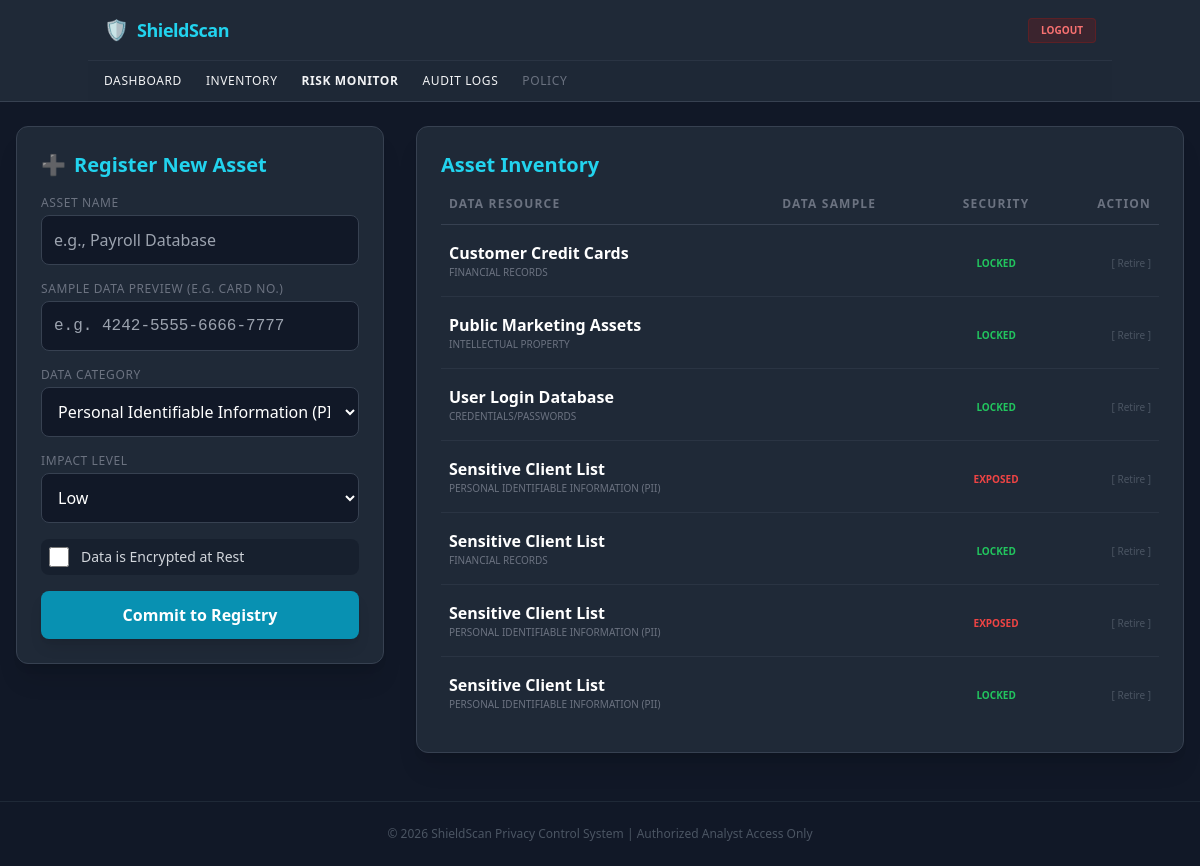
Page /inventory.php (signed in) on the earlier database version.
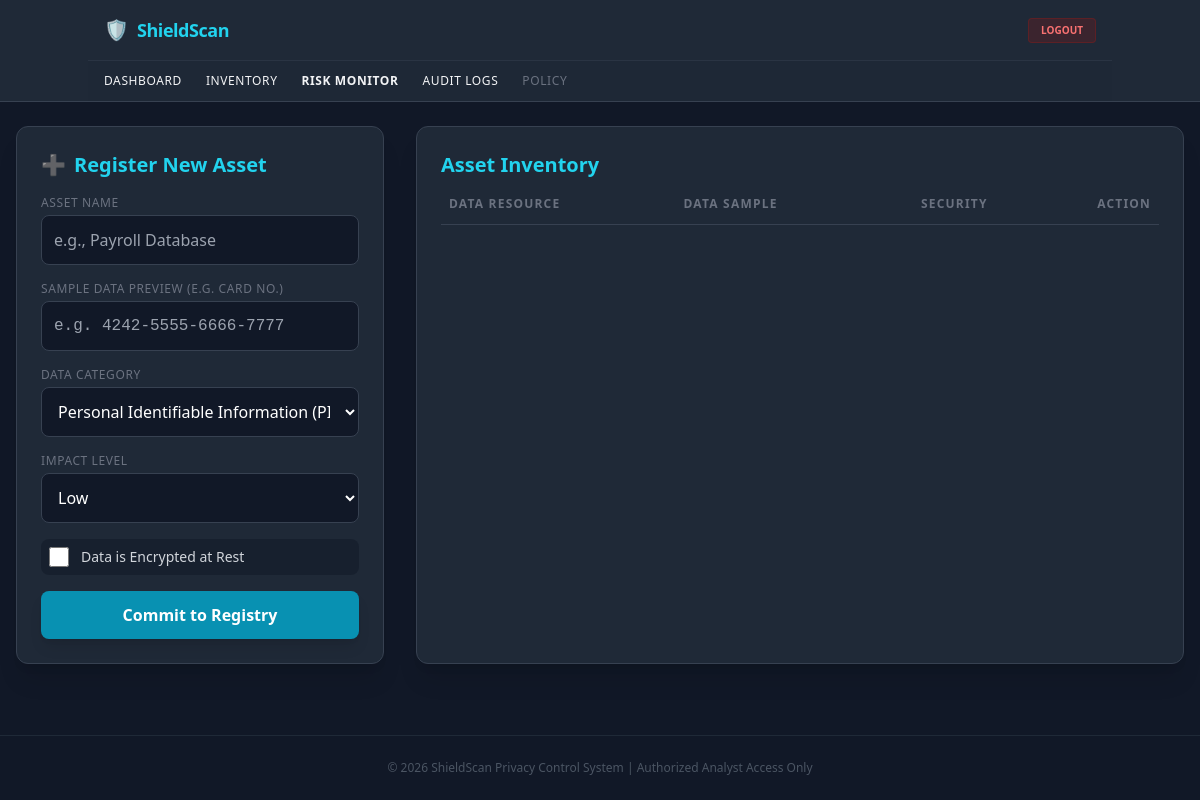
Same page on the later database version.
### tables this page shows
CREATE TABLE data_assets (
        id INTEGER PRIMARY KEY AUTOINCREMENT,
        asset_name TEXT,
        data_type TEXT,
        sensitivity TEXT,
        sample_data TEXT, -- <--- NEW COLUMN
        is_encrypted INTEGER DEFAULT 0
    );

### inventory.php (the view, shortened to what this page needs)
<?php
require_once __DIR__ . '/includes/db.php';
require_once __DIR__ . '/includes/header.php';
$assets = $pdo->query("SELECT * FROM data_assets ORDER BY id DESC")->fetchAll();
?>
<div class="grid grid-cols-1 lg:grid-cols-3 gap-8 text-white">
    <div class="bg-gray-800 p-6 rounded-xl border border-gray-700 shadow-xl h-fit">
        <h3 class="text-xl font-bold text-cyan-400 mb-4 flex items-center">
            <span class="mr-2">➕</span> Register New Asset
        </h3>
        <form method="POST" class="space-y-4">
            <div>
                <label class="block text-xs uppercase tracking-wider text-gray-500 mb-1">Asset Name</label>
                <input type="text" name="asset_name" placeholder="e.g., Payroll Database" required
                    class="w-full bg-gray-900 border border-gray-700 rounded-lg p-3 outline-none focus:border-cyan-400 transition">
            </div>
            <div>
                <label class="block text-xs uppercase tracking-wider text-gray-500 mb-1">Sample Data Preview (e.g. Card No.)</label>
                <input type="text" name="sample_data" placeholder="e.g. 4242-5555-6666-7777" required
                    class="w-full bg-gray-900 border border-gray-700 rounded-lg p-3 outline-none focus:border-cyan-400 transition font-mono text-cyan-200">
            </div>
            <div>
                <label class="block text-xs uppercase tracking-wider text-gray-500 mb-1">Data Category</label>
                <select name="data_type" class="w-full bg-gray-900 border border-gray-700 rounded-lg p-3 outline-none focus:border-cyan-400">
                    <option>Personal Identifiable Information (PII)</option>
                </select>
            </div>
            <div>
                <label class="block text-xs uppercase tracking-wider text-gray-500 mb-1">Impact Level</label>
                <select name="sensitivity" class="w-full bg-gray-900 border border-gray-700 rounded-lg p-3 outline-none focus:border-cyan-400">
                    <option value="Low">Low</option>
                </select>
            </div>
            <div class="flex items-center space-x-3 p-2 bg-gray-900/50 rounded-lg">
                <input type="checkbox" name="is_encrypted" id="enc" class="w-5 h-5 accent-cyan-500 bg-gray-700 border-gray-600 rounded">
                <label for="enc" class="text-sm text-gray-300">Data is Encrypted at Rest</label>
            </div>
            <button type="submit" name="add_asset" class="w-full bg-cyan-600 hover:bg-cyan-500 font-bold py-3 rounded-lg shadow-lg transition transform active:scale-95">
                Commit to Registry
            </button>
        </form>
    </div>
    <div class="lg:col-span-2 bg-gray-800 p-6 rounded-xl border border-gray-700 shadow-xl">
        <h3 class="text-xl font-bold text-cyan-400 mb-4">Asset Inventory</h3>
        <div class="overflow-x-auto no-scrollbar">
            <table class="w-full text-left">
                <thead>
                    <tr class="text-gray-500 border-b border-gray-700 text-xs uppercase tracking-widest">
                        <th class="pb-3 px-2">Data Resource</th>
                        <th class="pb-3 px-2">Data Sample</th>
                        <th class="pb-3 px-2 text-center">Security</th>
                        <th class="pb-3 px-2 text-right">Action</th>
                    </tr>
                </thead>
                <tbody class="divide-y divide-gray-700/50">
                    <?php foreach ($assets as $asset): ?>
                    <tr class="hover:bg-gray-700/30 transition group">
                        <td class="py-4 px-2">
                            <div class="font-bold text-white"><?php echo htmlspecialchars($asset['asset_name']); ?></div>
                            <div class="text-[10px] text-gray-500 uppercase"><?php echo htmlspecialchars($asset['data_type']); ?></div>
                        </td>
                        <td class="py-4 px-2 font-mono text-[10px]">
                        </td>
                        <td class="py-4 px-2 text-center">
                            <?php if ($asset['is_encrypted']): ?>
                                <span class="text-green-500 text-[10px] font-bold">LOCKED</span>
                            <?php else: ?>
                                <span class="text-red-500 text-[10px] font-bold animate-pulse">EXPOSED</span>
                            <?php endif; ?>
                        </td>
                        <td class="py-4 px-2 text-right">
                            <form method="POST">
                                <button type="submit" class="text-gray-600 hover:text-red-500 text-[10px]">[ Retire ]</button>
                            </form>
                        </td>
                    </tr>
                    <?php endforeach; ?>
                </tbody>
            </table>
        </div>
    </div>
</div>
<?php require_once __DIR__ . '/includes/footer.php'; ?>

### includes/header.php (shortened to what this page needs)
<!DOCTYPE html>
<html lang="en">
<head>
    <script src="https://cdn.tailwindcss.com"></script>
</head>
<body class="bg-gray-900 text-gray-100 min-h-screen flex flex-col overflow-x-hidden">
    <nav class="bg-gray-800 border-b border-gray-700 sticky top-0 z-50">
        <div class="container mx-auto">
            <div class="flex justify-between items-center p-4">
                <div class="flex items-center space-x-2">
                    <span class="text-xl">🛡️</span>
                    <h1 class="text-lg font-bold text-cyan-400 tracking-tight">ShieldScan</h1>
                </div>
                <?php if(isset($_SESSION['user_id'])): ?>
                    <a href="logout.php" class="bg-red-900/30 text-red-400 text-[10px] uppercase font-bold px-3 py-1 rounded border border-red-900/50">Logout</a>
                <?php endif; ?>
            </div>
            <?php if(isset($_SESSION['user_id'])): ?>
            <div class="flex overflow-x-auto no-scrollbar border-t border-gray-700/50 bg-gray-800/50">
                <div class="flex flex-nowrap px-4 py-3 space-x-6 text-xs font-medium uppercase tracking-wider">
                    <a href="dashboard.php" class="hover:text-cyan-400 whitespace-nowrap">Dashboard</a>
                    <a href="inventory.php" class="hover:text-cyan-400 whitespace-nowrap">Inventory</a>
                    <a href="scan.php" class="hover:text-red-400 whitespace-nowrap font-bold">Risk Monitor</a>
                    <a href="logs.php" class="hover:text-cyan-400 whitespace-nowrap">Audit Logs</a>
                    <a href="policy.php" class="hover:text-cyan-400 whitespace-nowrap text-gray-500">Policy</a>
                </div>
            </div>
            <?php endif; ?>
        </div>
    </nav>
    <div class="container mx-auto mt-6 px-4 flex-grow pb-12 max-w-full overflow-x-hidden">

### includes/footer.php
</div> <footer class="mt-auto border-t border-gray-800 p-6 text-center text-gray-600 text-xs">
        &copy; 2026 ShieldScan Privacy Control System | Authorized Analyst Access Only
    </footer>
</body>
</html>

### includes/header.php (style rules this page uses)
.no-scrollbar { -ms-overflow-style: none; scrollbar-width: none; }

Differences in the rows shown:
removed data_assets: asset_name "Customer Credit Cards", data_type "FINANCIAL RECORDS", is_encrypted "LOCKED"
removed data_assets: asset_name "Public Marketing Assets", data_type "INTELLECTUAL PROPERTY", is_encrypted "LOCKED"
removed data_assets: asset_name "User Login Database", data_type "CREDENTIALS/PASSWORDS", is_encrypted "LOCKED"
removed data_assets: asset_name "Sensitive Client List", data_type "PERSONAL IDENTIFIABLE INFORMATION (PII)", is_encrypted "EXPOSED"
removed data_assets: asset_name "Sensitive Client List", data_type "FINANCIAL RECORDS", is_encrypted "LOCKED"
removed data_assets: asset_name "Sensitive Client List", data_type "PERSONAL IDENTIFIABLE INFORMATION (PII)", is_encrypted "EXPOSED"
removed data_assets: asset_name "Sensitive Client List", data_type "PERSONAL IDENTIFIABLE INFORMATION (PII)", is_encrypted "LOCKED"
